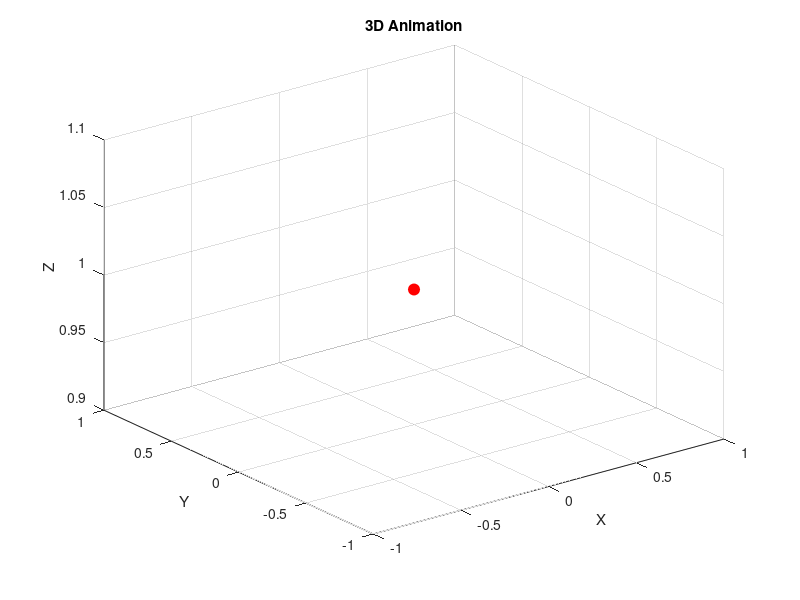

Write the MATLAB code that produced this figure. (Note: this script raises an error after producing the figure.)
% 创建数据
n = 100;
x = linspace(0, 10, n);
y = sin(x);
z = cos(x);

% 初始化绘图
figure;
h = plot3(nan, nan, nan, 'ro', 'MarkerSize', 8, 'MarkerFaceColor', 'r');
grid on;
xlabel('X');
ylabel('Y');
zlabel('Z');
title('3D Animation');
filename = '3D_animation.gif';

% 动态更新并保存帧
for i = 1:n
    set(h, 'XData', x(i), 'YData', y(i), 'ZData', z(i)); % 更新点的位置
    drawnow;
    
    % 捕获当前帧并保存为 GIF
    frame = getframe(gcf);
    img = frame2im(frame);
    [imind, cm] = rgb2ind(img, 256);
    if i == 1
        imwrite(imind, cm, filename, 'gif', 'LoopCount', inf, 'DelayTime', 0.05);
    else
        imwrite(imind, cm, filename, 'gif', 'WriteMode', 'append', 'DelayTime', 0.05);
    end
end
